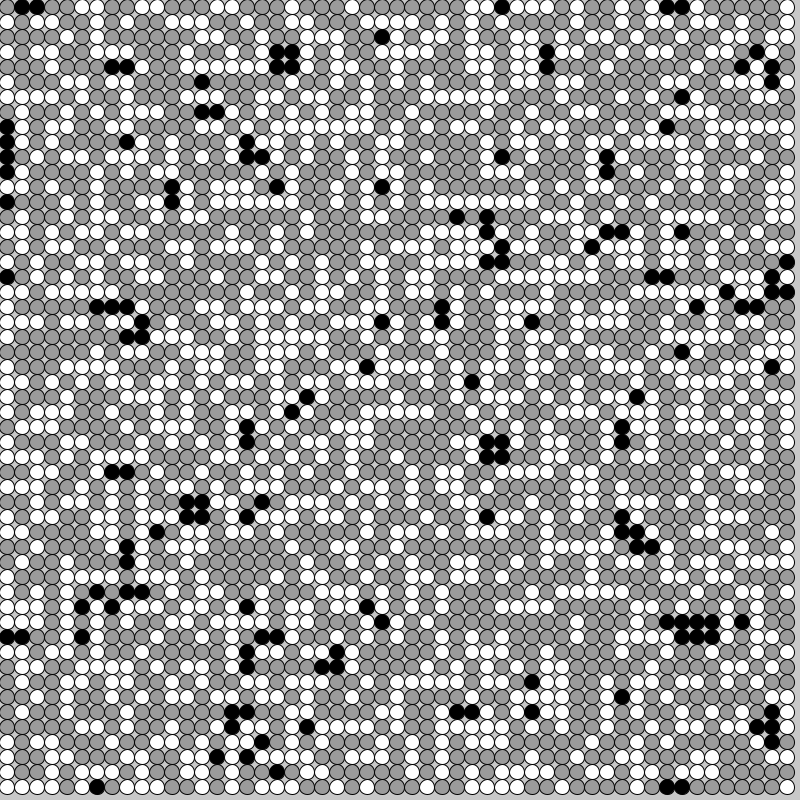
Frame 1 (no input)
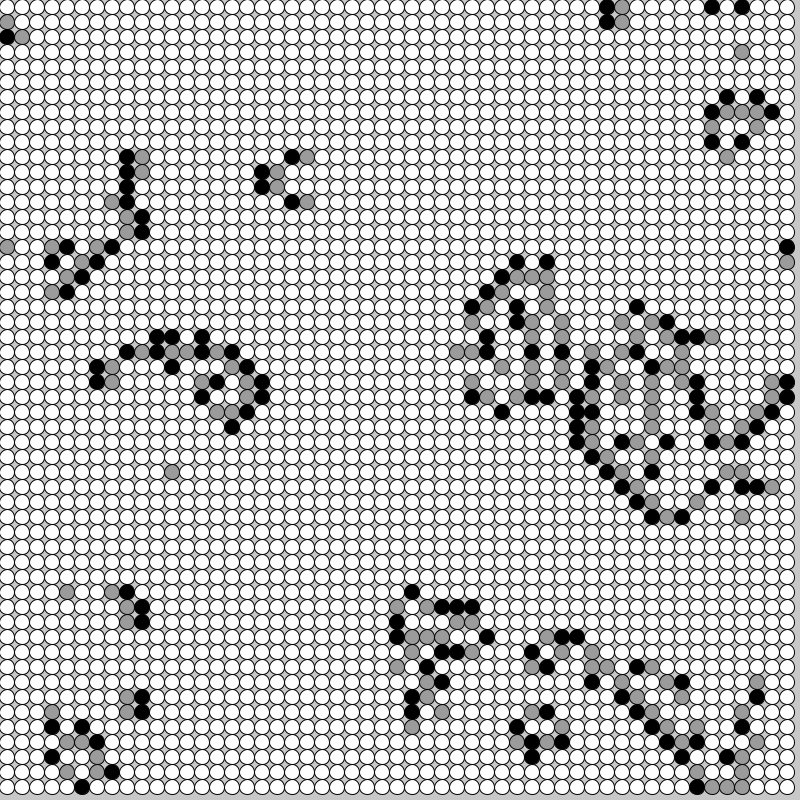
Frame 60 (the mouse pressed at the canvas centre just before this capture)
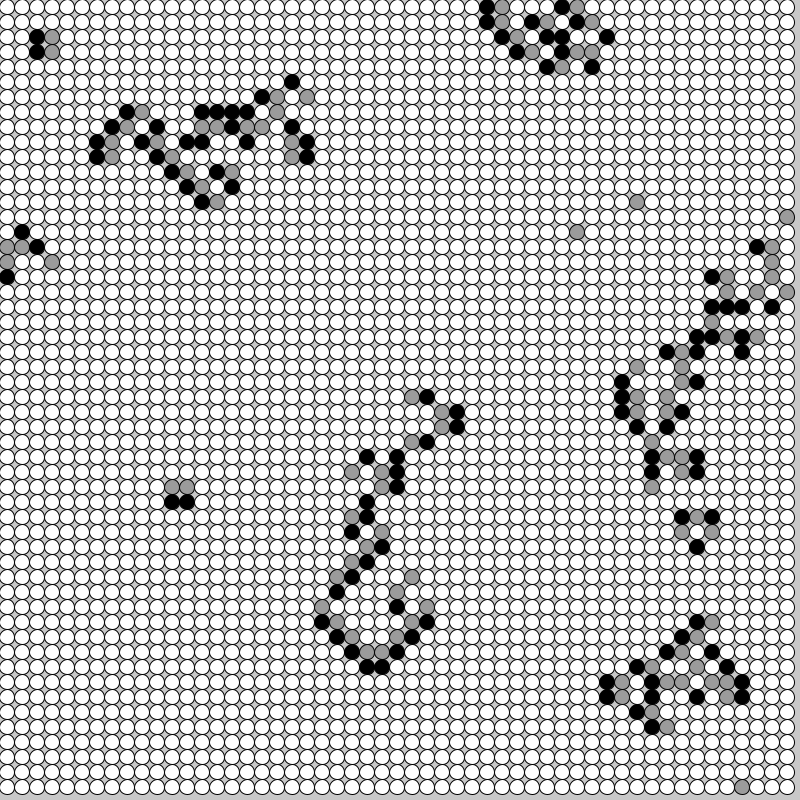
Frame 120 (the mouse held since frame 60 and released just before this capture)

The Processing sketch that drew these frames (run headless with seeded random() and noise(); from frame 60 on, the mouse is pressed at the canvas centre):

// Processing sketch: cellular_automata_bb
// ── cellular_automata_bb.pde
  Cell[][] _cellArray;
  int _cellSize = 15;
  int _numX, _numY;

  void setup() {
    size(800,800);
    _numX = floor(width/_cellSize);
    _numY = floor(height/_cellSize);
    restart();
  }
  
  void restart() {
    _cellArray = new Cell[_numX][_numY];
    for(int x = 0; x < _numX; x++) {
      for(int y = 0; y < _numY; y++) {
        Cell newCell = new Cell(x,y);
        _cellArray[x][y] = newCell;
      }
    }
    
    for(int x = 0; x < _numX; x++) {
      for(int y = 0; y < _numY; y++) {
        
        int above = y-1;
        int below = y+1;
        int left = x-1;
        int right = x+1;
        
        if(above < 0){ above = _numY-1; }
        if(below == _numY){ below = 0; }
        if(left < 0){ left = _numX-1; }
        if(right == _numX){ right = 0; }
        
        _cellArray[x][y].addNeighbour(_cellArray[left][above]);
        _cellArray[x][y].addNeighbour(_cellArray[left][y]);
        _cellArray[x][y].addNeighbour(_cellArray[left][below]);
        _cellArray[x][y].addNeighbour(_cellArray[x][below]);
        _cellArray[x][y].addNeighbour(_cellArray[right][below]);
        _cellArray[x][y].addNeighbour(_cellArray[right][y]);
        _cellArray[x][y].addNeighbour(_cellArray[right][above]);
        _cellArray[x][y].addNeighbour(_cellArray[x][above]);
      }
    }
  }
  
  void draw() {
    background(200);
    
    for(int x = 0; x < _numX; x++) {
      for(int y = 0; y < _numY; y++) {
        _cellArray[x][y].calcNextState();
      }
    }
    
    translate(_cellSize/2, _cellSize/2);
    
    for(int x = 0; x < _numX; x++) {
      for(int y = 0; y < _numY; y++) {
        _cellArray[x][y].drawMe();
      } 
    }   
  }
  
  void mousePressed() {
    restart();
  }
  
  // ============================= object
  
  class Cell {
    float x,y;
    int state;
    int nextState;
    Cell[] neighbours;
    
    Cell(float ex, float why) {
      x = ex * _cellSize;
      y = why * _cellSize;
      
      nextState = int(random(2));
      state = nextState;
      neighbours = new Cell[0];
    }
    
    void addNeighbour(Cell cell) {
      neighbours = (Cell[])append(neighbours, cell);
    }
    
    void calcNextState() {
      if (state == 0) {
        int firingCount = 0;
        for (int i =0; i <neighbours.length; i++) {
          if (neighbours[i].state == 1) {
            firingCount++;
          }
        }
        if (firingCount == 2) {
          nextState = 1;
        } else {
          nextState = state;
        }
      } else if (state == 1) {
        nextState = 2;
      } else if (state == 2) {
        nextState = 0;
      }
    }
    
    void drawMe() {
      state = nextState;
      stroke(0);
      
      if(state == 1) {
        fill(0);
      } else if (state == 2) {
        fill(155);
      } else {
        fill(255);
      }
      
      ellipse(x,y, _cellSize, _cellSize);  
    }
  }
